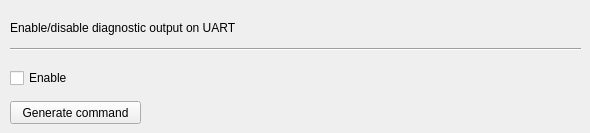
     <widget class="QWidget" name="page_WDogEnable">
      <widget class="QPushButton" name="GC_WDogEnable">
       <property name="geometry">
        <rect>
         <x>10</x>
         <y>101</y>
         <width>131</width>
         <height>23</height>
        </rect>
       </property>
       <property name="minimumSize">
        <size>
         <width>131</width>
         <height>23</height>
        </size>
       </property>
       <property name="maximumSize">
        <size>
         <width>132</width>
         <height>16777215</height>
        </size>
       </property>
       <property name="text">
        <string>Generate command</string>
       </property>
      </widget>
      <widget class="Line" name="line_16">
       <property name="geometry">
        <rect>
         <x>10</x>
         <y>41</y>
         <width>571</width>
         <height>16</height>
        </rect>
       </property>
       <property name="orientation">
        <enum>Qt::Horizontal</enum>
       </property>
      </widget>
      <widget class="QLabel" name="label_45">
       <property name="geometry">
        <rect>
         <x>10</x>
         <y>20</y>
         <width>261</width>
         <height>16</height>
        </rect>
       </property>
       <property name="text">
        <string>Enable/disable diagnostic output on UART</string>
       </property>
      </widget>
      <widget class="QCheckBox" name="checkBox_WDogEnable">
       <property name="geometry">
        <rect>
         <x>10</x>
         <y>70</y>
         <width>121</width>
         <height>16</height>
        </rect>
       </property>
       <property name="text">
        <string>Enable</string>
       </property>
      </widget>
     </widget>
